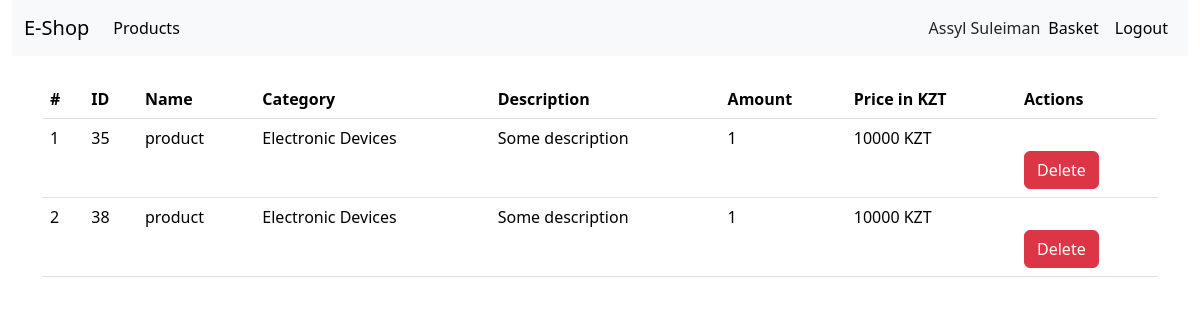
The page /basket/ (signed in) on the database its author committed.
### shop/models.py (models this page shows, shortened)
class BasketItem(models.Model):
    owner = models.ForeignKey(User, null=False, on_delete=models.CASCADE)
    product = models.ForeignKey(Product, null=False, on_delete=models.CASCADE)
    amount = models.IntegerField(null=False, default=1)
    class Meta:
        verbose_name = 'Basket Item'
        verbose_name_plural = 'Basket Items'

class Product(models.Model):
    name = models.CharField(null=False, max_length=255, blank=False)
    description = models.CharField(null=False, max_length=2000, blank=True, default='')
    price = models.IntegerField(null=False)
    amount = models.IntegerField(null=False)
    created_at = models.DateTimeField(auto_now=True, null=False)
    category = models.ForeignKey(Category, null=True, on_delete=models.CASCADE)
    class Meta:
        verbose_name = 'Product'
        verbose_name_plural = 'Products'

class Category(models.Model):
    name = models.CharField(null=False, max_length=255, blank=False)
    class Meta:
        verbose_name = 'Category'
        verbose_name_plural = 'Categories'

### shop/views.py (the view)
# urls.py: path('basket/', basket_page_view, name='basket'),
def basket_page_view(request):
    if request.user.is_authenticated:
        if request.method == 'GET':
            orders = BasketItem.objects.filter(owner_id=request.user.id)
            return render(request, 'shop/basket.html', {'orders': orders})
    else:
        return redirect('/auth/login/')

### shop/templates/shop/basket.html (shortened to what this page needs)
{% extends 'base.html' %}
{% block content %}
<div class="container-fluid">
    <div class="row">
        <div class="col-12">
            {% include 'header.html' %}
        </div>
    </div>
</div>
<div class="container">
    <div class="row">
        <div class="col-12">
            <table class="table mt-4">
                <thead>
                <tr>
                    <th scope="col">#</th>
                    <th scope="col">ID</th>
                    <th scope="col">Name</th>
                    <th scope="col">Category</th>
                    <th scope="col">Description</th>
                    <th scope="col">Amount</th>
                    <th scope="col">Price in KZT</th>
                    <th scope="col">Actions</th>
                </tr>
                </thead>
                <tbody>
                {% if orders|length > 0 %}
                {% for order in orders %}
                <tr>
                    <td>{{ forloop.counter }}</td>
                    <td>{{ order.product.id }}</td>
                    <td>{{ order.product.name}}</td>
                    <td>{{ order.product.category.name}}</td>
                    <td>{{ order.product.description }}</td>
                    <td>{{ order.amount }}</td>
                    <td>{{ order.product.price }} KZT</td>
                    <td>
                        <a href="{% url 'delete_from_basket' pk=order.id %}" class="d-block mt-4">
                            <button class="btn btn-danger">Delete</button>
                        </a>
                    </td>
                </tr>
                {% endfor %}
                {% else %}
                <tr>
                    <td colspan="7" class="text-center">
                        No products yet
                    </td>
                </tr>
                {% endif %}
                </tbody>
            </table>
        </div>
    </div>
</div>
{% endblock %}

### templates/header.html (shortened to what this page needs)
<nav class="navbar navbar-expand-lg bg-body-tertiary">
    <div class="container-fluid">
        <a class="navbar-brand" href="{% url 'index_page' %}">E-Shop</a>
        <div class="collapse navbar-collapse" id="navbarSupportedContent">
            <ul class="navbar-nav me-auto mb-2 mb-lg-0">
                <li class="nav-item">
                    <a class="nav-link active" aria-current="page" href="{% url 'products_page' %}">Products</a>
                </li>
            </ul>
            <ul class="navbar-nav mb-2 mb-lg-0 d-flex justify-content-end align-items-center">
                {% if user.is_authenticated %}
                <li class="nav-item">
                    {{ user.first_name }} {{ user.last_name}}
                </li>
                <li class="nav-item">
                    <a class="nav-link active" aria-current="page" href="{% url 'basket' %}">Basket</a>
                </li>
                <li class="nav-item">
                    <a class="nav-link active" aria-current="page" href="{% url 'logout' %}">Logout</a>
                </li>
                {% endif %}
            </ul>
        </div>
    </div>
</nav>

### rows shown on the page
BasketItem: product.id "35", product.name "product", product.category.name "Electronic Devices", product.description "Some description", amount "1", product.price "10000"
BasketItem: product.id "38", product.name "product", product.category.name "Electronic Devices", product.description "Some description", amount "1", product.price "10000"

### other values the page prints
{{ user.first_name }} "Assyl"
{{ user.last_name }} "Suleiman"
